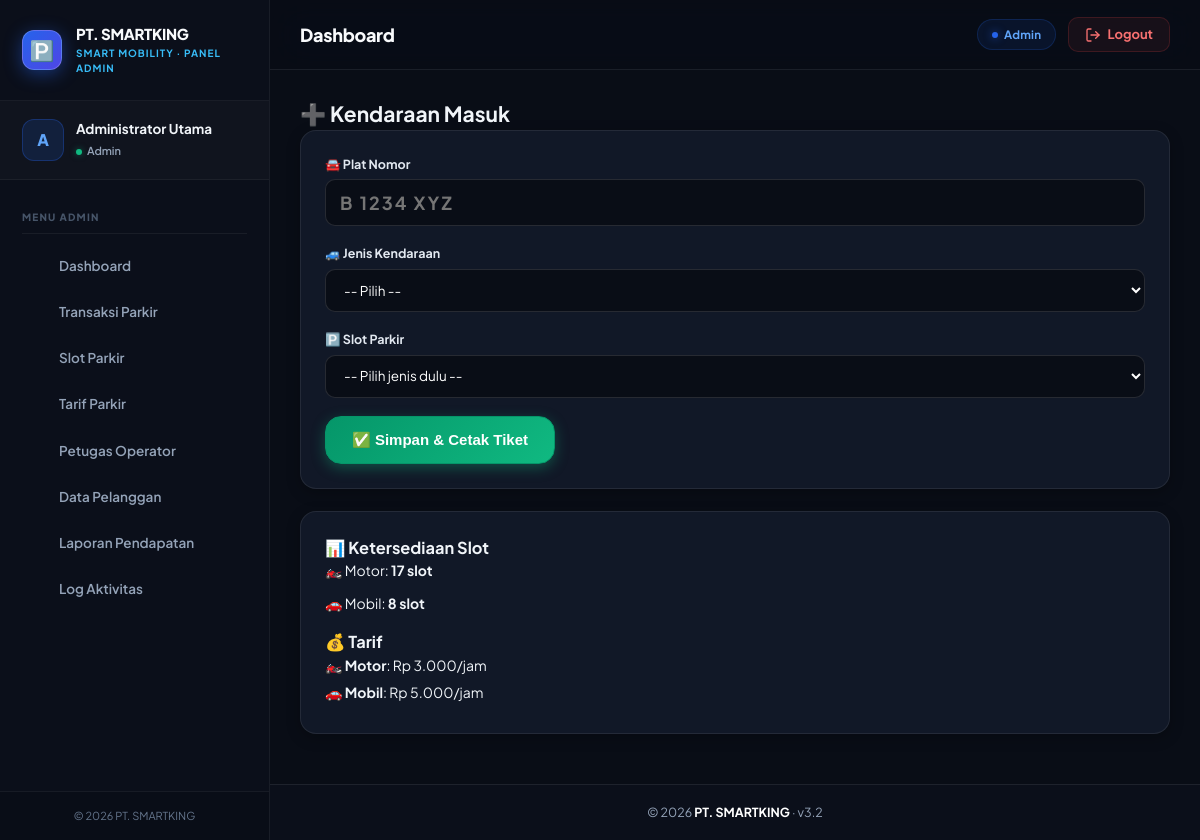
The app's page /kendaraan_masuk.php (signed in) with its own data.
### tables this page shows
CREATE TABLE `tarif_parkir` (
  `id_tarif` int(11) NOT NULL AUTO_INCREMENT,
  `jenis_kendaraan` enum('motor','mobil') NOT NULL,
  `tarif_per_jam` decimal(10,2) NOT NULL,
  `tarif_minimal` decimal(10,2) NOT NULL,
  `tarif_maksimal` decimal(10,2) DEFAULT 50000.00,
  `denda_hilang_tiket` decimal(10,2) DEFAULT 20000.00,
  `updated_at` datetime DEFAULT current_timestamp() ON UPDATE current_timestamp(),
  PRIMARY KEY (`id_tarif`),
  UNIQUE KEY `jenis_kendaraan` (`jenis_kendaraan`)
);

### includes/functions.php (called while the page is built, shortened)
<?php
if (!function_exists('rupiah')) {
    function rupiah($angka) { return 'Rp ' . number_format((float)$angka, 0, ',', '.'); }
}
if (!function_exists('e')) {
    function e($str) { return htmlspecialchars((string)$str, ENT_QUOTES, 'UTF-8'); }
}
if (!function_exists('slot_tersedia')) {
    function slot_tersedia($koneksi, $jenis) {
        $stmt = $koneksi->prepare("SELECT COUNT(*) c FROM slot_parkir WHERE jenis_kendaraan=? AND status='kosong'");
        $stmt->bind_param('s', $jenis);
        $stmt->execute();
        return (int)$stmt->get_result()->fetch_assoc()['c'];
    }
}
?>

### kendaraan_masuk.php (the view, shortened to what this page needs)
<?php
include 'includes/header.php';
?>
<h2>➕ Kendaraan Masuk</h2>
<div class="grid" style="grid-template-columns:2fr 1fr;">
  <div class="card">
    <form method="post" autocomplete="off">
      <div class="form-group">
        <label>🚘 Plat Nomor</label>
        <input type="text" name="plat_nomor" required placeholder="B 1234 XYZ"
               value="<?= e($_POST['plat_nomor'] ?? '') ?>"
               style="text-transform:uppercase;font-size:18px;font-weight:700;letter-spacing:2px;">
      </div>
      <div class="form-group">
        <label>🚙 Jenis Kendaraan</label>
        <select name="jenis_kendaraan" id="jenis" required onchange="filterSlot(this.value,'slot')">
          <option value="">-- Pilih --</option>
        </select>
      </div>
      <div class="form-group">
        <label>🅿️ Slot Parkir</label>
        <select name="id_slot" id="slot" required>
          <option value="">-- Pilih jenis dulu --</option>
        </select>
      </div>
      <button class="btn btn-success btn-lg" type="submit">✅ Simpan & Cetak Tiket</button>
    </form>
  </div>
  <div class="card">
    <h3>📊 Ketersediaan Slot</h3>
    <p style="margin-bottom:12px;">🏍️ Motor: <b><?= slot_tersedia($koneksi,'motor') ?> slot</b></p>
    <p style="margin-bottom:16px;">🚗 Mobil: <b><?= slot_tersedia($koneksi,'mobil') ?> slot</b></p>
    <h3 style="margin-top:16px;">💰 Tarif</h3>
    <?php $q = $koneksi->query("SELECT * FROM tarif_parkir"); while($t = $q->fetch_assoc()): ?>
      <p style="margin-bottom:6px;">
        <?= $t['jenis_kendaraan']==='motor'?'🏍️':'🚗' ?>
        <b><?= ucfirst($t['jenis_kendaraan']) ?></b>: <?= rupiah($t['tarif_per_jam']) ?>/jam
      </p>
    <?php endwhile; ?>
  </div>
</div>
<?php include 'includes/footer.php'; ?>

### assets/style.css (style rules this page uses)
:root { --primary: #2563eb; --primary-hover: #1d4ed8; --primary-active: #1e40af; --primary-light: #eff6ff; --primary-ring: rgba(37, 99, 235, 0.25); --success: #10b981; --success-dark: #059669; --success-light: #ecfdf5; --warning: #f59e0b; --warning-dark: #d97706; --warning-light: #fffbeb; --danger: #ef4444; --danger-dark: #dc2626; --danger-light: #fef2f2; --info: #06b6d4; --info-dark: #0891b2; --info-light: #ecfeff; --bg-dark: #090d16; --card-dark: #111827; --card-dark-border: rgba(255, 255, 255, 0.08); --card-dark-hover: #162032; --text-dark-primary: #ffffff; --text-dark-secondary: #cbd5e1; --text-dark-muted: #94a3b8; --bg-light: #f8fafc; --card-light: #ffffff; --border-light: #e2e8f0; --text-light-primary: #0f172a; --text-light-secondary: #475569; --text-light-muted: #94a3b8; --sidebar-w: 260px; --radius-sm: 6px; --radius: 10px; --radius-lg: 16px; --radius-pill: 9999px; --shadow-sm: 0 1px 3px rgba(0,0,0,0.1); --shadow: 0 4px 12px rgba(0,0,0,0.15); --shadow-lg: 0 10px 25px rgba(0,0,0,0.25); --shadow-glow: 0 0 20px rgba(37, 99, 235, 0.35); }
*, *::before, *::after { box-sizing: border-box; margin: 0; padding: 0; }
html { font-size: 14px; scroll-behavior: smooth; }
body { font-family: 'Plus Jakarta Sans', 'Inter', -apple-system, sans-serif; background-color: var(--bg-dark); color: var(--text-dark-primary); line-height: 1.5; -webkit-font-smoothing: antialiased; }
.btn { display: inline-flex; align-items: center; justify-content: center; gap: 8px; padding: 10px 18px; font-size: 13.5px; font-weight: 700; border-radius: var(--radius); border: 1px solid transparent; cursor: pointer; transition: all 0.2s cubic-bezier(0.4, 0, 0.2, 1); text-decoration: none; line-height: 1.2; }
.btn-success { background: linear-gradient(135deg, #059669, #10b981); color: #ffffff; border-color: #059669; box-shadow: 0 4px 14px rgba(16, 185, 129, 0.35); }
.btn-lg { padding: 14px 26px; font-size: 15px; border-radius: var(--radius-lg); }
.card { background: var(--card-dark); border: 1px solid var(--card-dark-border); border-radius: var(--radius-lg); padding: 24px; margin-bottom: 22px; box-shadow: 0 4px 14px rgba(0, 0, 0, 0.25); transition: all 0.25s ease; position: relative; }
.form-group { margin-bottom: 18px; display: flex; flex-direction: column; gap: 6px; }
label, .form-label { font-size: 12.5px; font-weight: 700; color: #e2e8f0; }
input[type="text"], input[type="number"], input[type="password"], input[type="email"], input[type="date"], select, textarea, .form-control { width: 100%; padding: 11px 14px; background: #090d16; border: 1.5px solid rgba(255, 255, 255, 0.12); border-radius: var(--radius); color: #ffffff; font-size: 13.5px; font-family: inherit; outline: none; transition: all 0.2s; }
select option { background: #141722; color: #ffffff; }

### includes/header.php (style rules this page uses)
*, *::before, *::after { box-sizing: border-box; margin: 0; padding: 0; }
body { font-family: 'Plus Jakarta Sans', 'Inter', -apple-system, sans-serif; background: #090d16; color: #f1f5f9; display: flex; min-height: 100vh; overflow-x: hidden; }

### records on screen
tarif_parkir: jenis_kendaraan "Motor", tarif_per_jam "Rp 3.000"
tarif_parkir: jenis_kendaraan "Mobil", tarif_per_jam "Rp 5.000"

### other values on screen
$perusahaan['nama_perusahaan'] "PT. SMARTKING"
$role_label "ADMIN"
$user_initial "A"
$_SESSION['nama_lengkap'] "Administrator Utama"
$role_label "Admin"
$m['label'] "Dashboard"
$m['label'] "Transaksi Parkir"
$m['label'] "Slot Parkir"
$m['label'] "Tarif Parkir"
$m['label'] "Petugas Operator"
$m['label'] "Data Pelanggan"
$m['label'] "Laporan Pendapatan"
$m['label'] "Log Aktivitas"
$page_title "Dashboard"
slot_tersedia($koneksi,'motor') "17"
